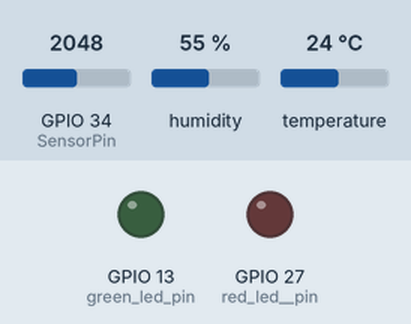
This sketch was run on a simulated ESP32. Shown: output pins drawn as LEDs (lit = HIGH). Dashed ring = blinking. The test bench sets the inputs (shaded band); at power-on: GPIO 34 (SensorPin) = 2048, humidity 55 %, temperature 24 °C. WiFi joins after 1.5 s; servers stay silent unless stated; no MQTT or app messages arrive unless stated; what the sketch prints to the serial monitor is not drawn.

Above: at 2.7 s.
2.8 s: GPIO 34 (SensorPin) set to 110
At 5.01 s:
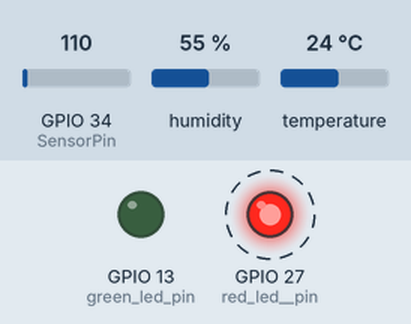
12.7 s: GPIO 34 (SensorPin) set to 134
16.2 s: GPIO 34 (SensorPin) set to 163
At 16.8 s:
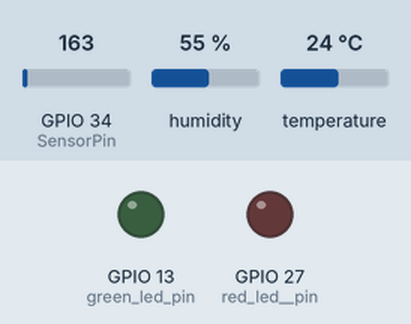
17.7 s: GPIO 34 (SensorPin) set to 240
At 19.2 s:
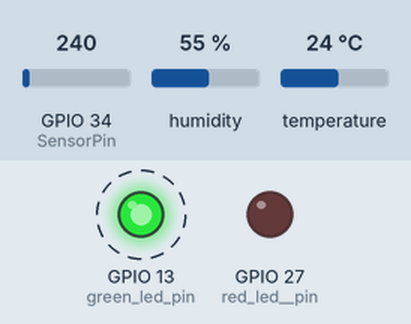
23.9 s: GPIO 34 (SensorPin) set to 60
At 26.9 s:
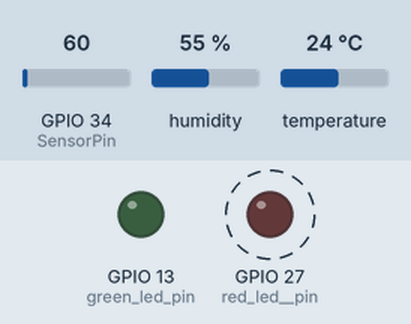
Timing chart, 0 to 31.1 s (numbered marks = the images above; inputs shaded):
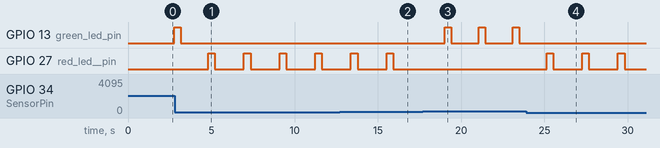

The sketch:

ESP32MQTT_code.ino
```cpp
/*********
  Rui Santos
  Complete project details at https://randomnerdtutorials.com

  link where code is reffered from : https://randomnerdtutorials.com/esp32-mqtt-publish-subscribe-ardui-no-ide/
                                     https://create.arduino.cc/projecthub/abdularbi17/ultrasonic-sensor-hc-sr04-with-arduino-tutorial-327ff6
                                     https://sensorkit.joy-it.net/de/sensors/ky-012
In the CLI of the Raspberry pi :

    run : mosquitto_sub -t "esp32/buzzer"  //to see the state of buzzer.
     run : mosquitto_sub -t "esp32/ultra"  //to see if there is an object near 10cm.
      run : mosquitto_sub -t "#"  //to subscribe to all the topics.
       run : mosquitto_pub -t "esp32/output"  //to activate the buzzer.

       Code modified by : Neeroyan
*********/


#include <dht.h>
#define dht_apin 25
dht DHT;
#include <WiFi.h>
#include <PubSubClient.h>
#include <Wire.h>

#define SensorPin 34
float sensorValue;

// defines variables
long duration; // variable for the duration of sound wave travel


// Replace the next variables with your SSID/Password combination
const char* ssid = "Nirojan98"; // mobile hotspot
const char* password = "nirojan98";

// Add your MQTT Broker IP address, example:
const char* mqtt_server = "192.168.229.2";   //--- IP address of Raspbery pi

WiFiClient espClient;
PubSubClient client(espClient);
long lastMsg = 0;
char msg[50];
int value = 0;

void setup() {

  pinMode(13, OUTPUT);  //green led pin
  pinMode(27, OUTPUT);  //red led  pin
 Serial.begin(9600);
  setup_wifi();
  client.setServer(mqtt_server, 1883);
  client.setCallback(callback);
}

void setup_wifi() {
  delay(10);
  // We start by connecting to a WiFi network
  Serial.println();
  Serial.print("Connecting to ");
  Serial.println(ssid);

  WiFi.begin(ssid, password);

  while (WiFi.status() != WL_CONNECTED) {
    delay(500);
    Serial.print(".");
  }

  Serial.println("");
  Serial.println("WiFi connected");
  Serial.println("IP address: ");
  Serial.println(WiFi.localIP());
}

void callback(char* topic, byte* message, unsigned int length) {
  Serial.print("Message arrived on topic: ");
  Serial.print(topic);
  Serial.print(". Message: ");
  String messageTemp;

  for (int i = 0; i < length; i++) {
    Serial.print((char)message[i]);
    messageTemp += (char)message[i];
  }
  Serial.println();

  // If a message is received on the topic esp32/output, you check if the message is "on" and then activate the buzzer .
  // Changes the output state according to the message
  if (String(topic) == "esp32/output") { // topic to controll buzzer
    Serial.print("activating buzzer ");
    if(messageTemp == "on"){
      Serial.println("activating buzzer");

    }
  }

     if (String(topic) == "esp32/motor") { // topic to controll motor
    Serial.print("entered in here");
    if(messageTemp == "on"){
      Serial.println("activating motor");
     digitalWrite(33, HIGH);
     delay(1000);
      Serial.println("activatingbbbbbbbbbbbbbbbbbbbbbbbbbbbbbbbbb motor");


    }}}


void reconnect() {
  // Loop until we're reconnected
  while (!client.connected()) {
    Serial.print("Attempting MQTT connection...");
    // Attempt to connect
    if (client.connect("ESP8266Client")) {
      Serial.println("connected");
      // Subscribe
      client.subscribe("esp32/output");
      client.subscribe("esp32/motor");
    } else {
      Serial.print("failed, rc=");
      Serial.print(client.state());
      Serial.println(" try again in 5 seconds");
      // Wait 5 seconds before retrying
      delay(2000);
    }
  }
}
void temp_hum(){
  DHT.read11(dht_apin);

    Serial.print("Current humidity = ");
    Serial.print(DHT.humidity);
    Serial.print("% ");
    Serial.print("temperature = ");
    Serial.print(DHT.temperature);
  // double temp=DHT.temperature;
    Serial.println("C ");
    char msgBuffer[20];           // make sure this is big enough to hold your string
    char *pointer_to_created_string;

    char msg_hum_Buffer[20];           // make sure this is big enough to hold your string
    char *pointer_to_hum_string;
    float hum=DHT.humidity;
    float temp = DHT.temperature;

    pointer_to_hum_string = dtostrf(hum, 6, 2, msg_hum_Buffer);
    client.publish("esp32/hum",pointer_to_hum_string);

    pointer_to_created_string = dtostrf(temp, 6, 2, msgBuffer);

    client.publish("esp32/temp",pointer_to_created_string);

    }


    void moisture_01() {
      char msgBuffer_moist[20];           // make sure this is big enough to hold your string
    char *pointer_to_moist_string;

 for (int i = 0; i <= 100; i++)
 {
   sensorValue = sensorValue + analogRead(SensorPin);
   delay(1);
 }
 sensorValue = sensorValue/100.0;

 delay(30);

 pointer_to_moist_string = dtostrf(sensorValue, 6, 2, msgBuffer_moist);

    client.publish("esp32/moisture",pointer_to_moist_string);
    Serial.print("moisture value= ");
 Serial.println(sensorValue);
 delay(30);
 //sensorValue=57;
 if(sensorValue<=150){   // red led
  client.publish("esp32/status","off");
  client.publish("esp32/water","on");
  Serial.print("pls activate motor");
Serial.print("moisture less than 100  Red Led on");
  digitalWrite (27, HIGH); // Buzzer wird eingeschaltet
  digitalWrite (13, LOW); // Buzzer wird eingeschaltet
   client.publish("esp32/Led","5");
  delay (400); // Wartemodus für 4 Sekunden
  digitalWrite (27, LOW); // Buzzer wird eingeschaltet
  delay (400); // Wartemodus für 4 Sekunden

  //digitalWrite (27, LOW); // Buzzer wird ausgeschaltet
  //delay (100); // Wartemodus für weitere zwei Sekunden in denen die LED dann ausgeschaltet ist
 }
 if(sensorValue>=200){// green LED
Serial.print("moisture more than 100 green Led on ");
client.publish("esp32/status","on");
  digitalWrite (13, HIGH); // Buzzer wird eingeschaltet
  digitalWrite (27, LOW);
  client.publish("esp32/Led","10");
  delay (400); // Wartemodus für 4 Sekunden
  digitalWrite (13, LOW); // Buzzer wird eingeschaltet
  delay (300);
  //digitalWrite (13, LOW); // Buzzer wird ausgeschaltet
  //delay (100); // Wartemodus für weitere zwei Sekunden in denen die LED dann ausgeschaltet ist
 }
}


void loop()

{


  if (!client.connected()) {
    reconnect();
  }
  client.loop();

  long now = millis();


  if (now - lastMsg > 500) {
    lastMsg = now;


  delay (1000);
digitalWrite (35, HIGH); // Buzzer wird eingeschaltet
  temp_hum();
  moisture_01();
  for (int i = 0; i <= 100; i++)
 {
   sensorValue = sensorValue + analogRead(SensorPin);
   delay(1);
 }
 sensorValue = sensorValue/100.0;
 Serial.println(sensorValue);
 delay(30);

  }
}
```

Measured:
- the behaviour switches between 147 and 148 on GPIO 34 (SensorPin) (found by bisection; images 1 and 2)
- after the input at 2.8 s, GPIO 13 (green_led_pin): goes on until 3.2 s, then stays LOW; GPIO 27 (red_led__pin): alternates HIGH for 0.40 s and LOW for 1.7 s, starting after 2.0 s
- after the input at 16.2 s, GPIO 27 (red_led__pin): stays LOW (without the input it goes to HIGH after 1.5 s)
- after the input at 17.7 s, GPIO 13 (green_led_pin): alternates HIGH for 0.40 s and LOW for 1.6 s, starting after 1.3 s
- after the input at 23.9 s, GPIO 13 (green_led_pin): stops changing and stays LOW; GPIO 27 (red_led__pin): alternates HIGH for 0.40 s and LOW for 1.7 s, starting after 1.2 s
